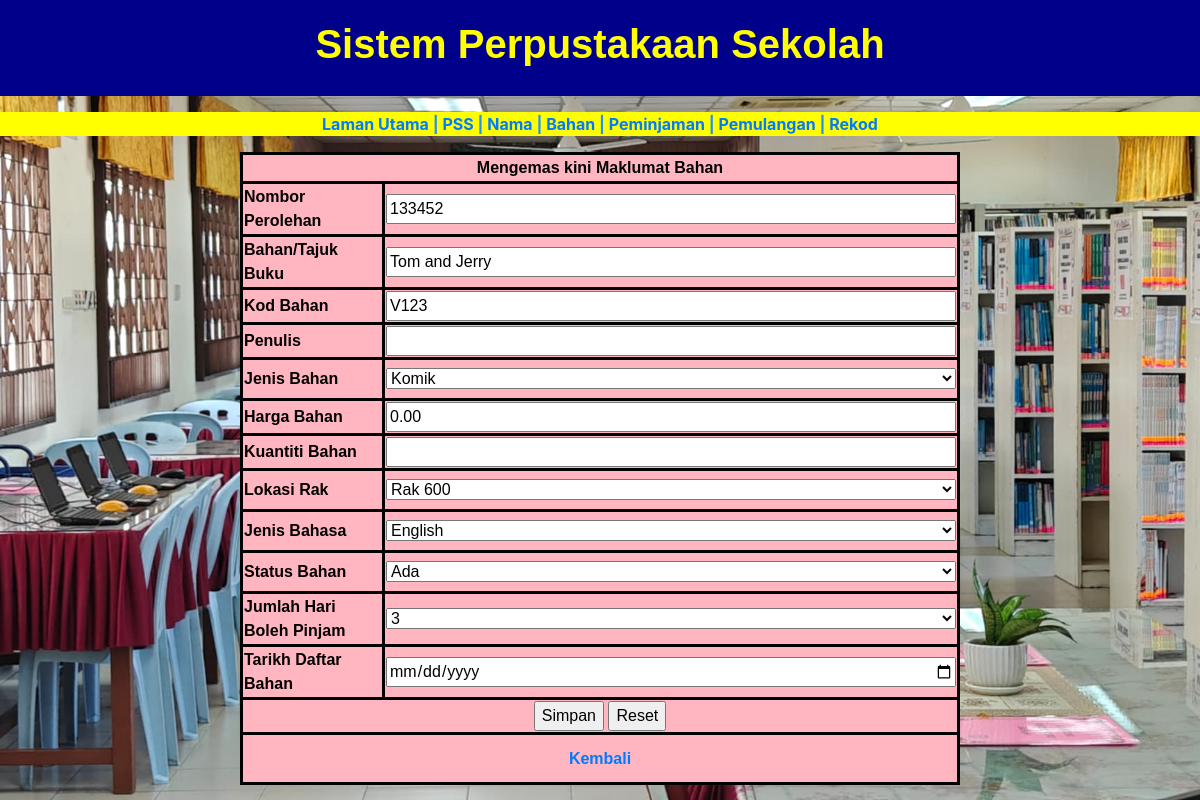
The app's page /library_book_update.php?bookid=133452 with its own data.
### tables this page shows
CREATE TABLE `buku` (
  `book_id` int(11) NOT NULL,
  `no_perolehan` varchar(50) NOT NULL,
  `tajuk` varchar(255) NOT NULL,
  `kod_buku` varchar(50) NOT NULL,
  `penulis` varchar(255) DEFAULT NULL,
  `jenis_buku` varchar(255) NOT NULL,
  `harga` decimal(10,2) DEFAULT NULL,
  `lokasi_rak` varchar(50) NOT NULL,
  `jenis_bahasa` enum('Bahasa Melayu','English','Mandarin','Tamil','Bahasa Arab') NOT NULL,
  `status_buku` enum('Ada','Tiada','Rosak','Hilang','Dipinjam') NOT NULL,
  `jumlah_hari_pinjaman` enum('2','3','Tidak Boleh Dipinjam') NOT NULL,
  `daftar_buku` date DEFAULT NULL
);

### library_book_update.php (the view, shortened to what this page needs)
<?php
include('dblibrary.php');
$sql = "SELECT nama_rak FROM senarai_rak";
$result = $conn->query($sql);
$rakOptions = [];
if ($result->num_rows > 0) {
    while ($row = $result->fetch_assoc()) {
        $rakOptions[] = $row['nama_rak'];
    }
}
$sql = "SELECT jenis_bahan FROM senarai_jenis_buku";
$result = $conn->query($sql);
$jenis_bukuOptions = [];
if ($result->num_rows > 0) {
    while ($row = $result->fetch_assoc()) {
        $jenis_bukuOptions[] = $row['jenis_bahan'];
    }
}
if (isset($_GET['bookid'])) {
    $bookid = $_GET['bookid'];
    $sql = "SELECT * FROM buku WHERE no_perolehan = '$bookid'";
    $result = $conn->query($sql);
    if ($result && $result->num_rows > 0) {
        $rows = $result->fetch_assoc();
        $tajuk1 = $rows['tajuk'];
        $kod = $rows['kod_buku'];
        $tulis = $rows['penulis'];
        $book_type = $rows['jenis_buku'];
        $price = $rows['harga'];
        $location = $rows['lokasi_rak'];
        $bahasa = $rows['jenis_bahasa'];
        $bookstatus = $rows['status_buku'];
        $dayforbook = $rows['jumlah_hari_pinjaman'];
        $book_year = $rows['daftar_buku'];
    } else {
        echo "Tiada buku dijumpai dengan Nombor Perolehan ini";
        exit();
    }
} else {
    echo "Ralat: Tiada Nombor Perolehan diberikan";
    exit();
}
?>
<!DOCTYPE html>
<html lang="en">
  <head>
    <link rel="stylesheet" type="text/css" href="config/css/PSS.css">
    <link href="css/bootstrap-4.4.1.css" rel="stylesheet">
  </head>
  <body>
    <main class="menu_content">
      <header class="PSS_header">
        <h1 align="center"><strong>Sistem Perpustakaan Sekolah</strong></h1>
      </header>
      <p>
      <section class="PSS_section"><strong>
          <a href="library_main_page.php">Laman Utama</a> | <a href="library_senarai_PSS.php">PSS</a> | <a href="library_senarai_nama.php">Nama</a> | <a href="library_Book.php">Bahan</a> | <a href="library_senarai_peminjam.php">Peminjaman</a> | <a href="library_senarai_pulang.php">Pemulangan</a> | <a href="library_History.php">Rekod</a></strong>
      </section></p>
      <form id="form4" name="form4" method="post" enctype="multipart/form-data">
        <table class="form_bahan" width="60%" height="218" border="1" cellpadding="1" cellspacing="1" align="center">
          <tbody>
            <tr>
              <td colspan="2" align="center"><strong>Mengemas kini Maklumat Bahan</strong></td>
            </tr>
            <tr>
              <td width="174" align="left"><strong>Nombor Perolehan</strong></td>
              <td><input type="text" id="bookID" name="bookID" value="<?php echo isset($bookid) ? $bookid : ''; ?>" style="width:570px;" required></td>
            </tr>
            <tr>
              <td align="left"><strong>Bahan/Tajuk Buku</strong></td>
              <td><input type="text" id="txttajuk" name="txttajuk" value="<?php echo isset($tajuk1) ? $tajuk1 : ''; ?>" style="width:570px;"></td>
            </tr>
            <tr>
              <td width="174" align="left"><strong>Kod Bahan</strong></td>
              <td><input type="text" id="txtkod" name="txtkod" value="<?php echo isset($kod) ? $kod : ''; ?>" style="width:570px;"></td>
            </tr>
            <tr>
              <td width="174" align="left"><strong>Penulis</strong></td>
              <td><input type="text" id="txttulis" name="txttulis" value="<?php echo isset($tulis) ? $tulis : ''; ?>" style="width:570px;"></td>
            </tr>
            <tr>
              <td height="41" align="left"><strong>Jenis Bahan</strong></td>
              <td>
                <select name="jenis_buku1" id="jenis_buku1" style="width:570px;">
                  <?php foreach ($jenis_bukuOptions as $jenis_bahan): ?>
                    <option value="<?= $jenis_bahan; ?>" <?= ($book_type == $jenis_bahan) ? 'selected' : ''; ?>><?= $jenis_bahan; ?></option>
                  <?php endforeach; ?>
                </select>
              </td>
            </tr>
            <tr>
              <td width="174" align="left"><strong>Harga Bahan</strong></td>
              <td><input type="text" id="txtprice" name="txtprice" value="<?php echo isset($price) ? $price : ''; ?>" style="width:570px;"></td>
            </tr>
            <tr>
              <td width="174" align="left"><strong>Kuantiti Bahan</strong></td>
              <td><input type="text" id="txtqty" name="txtqty" size="20" value="<?php echo isset($bookqty) ? $bookqty : ''; ?>" style="width:570px;"></td>
            </tr>
            <tr>
              <td height="41" align="left"><strong>Lokasi Rak</strong></td>
              <td>
                <select name="lokasitxt" id="lokasitxt" style="width:570px;">
                  <?php foreach ($rakOptions as $nama_rak): ?>
                    <option value="<?= $nama_rak; ?>" <?= ($location == $nama_rak) ? 'selected' : ''; ?>><?= $nama_rak; ?></option>
                  <?php endforeach; ?>
                </select>
              </td>
            </tr>
            <tr>
              <td height="41" align="left"><strong>Jenis Bahasa</strong></td>
              <td>
                <select name="bahasatxt" id="bahasatxt" style="width:570px;">
                  <?php
                  $enum_values = ["Bahasa Melayu", "English", "Mandarin", "Tamil", "Bahasa Arab"];
                  foreach ($enum_values as $value) {
                      echo '<option value="' . $value . '" ' . ($bahasa == $value ? 'selected' : '') . '>' . $value . '</option>';
                  }
                  ?>
                </select>
              </td>
            </tr>
            <tr>
              <td height="41" align="left"><strong>Status Bahan</strong></td>
              <td>
                <select name="stabuku2" id="stabuku2" style="width:570px;">
                  <?php
                  $enum_values = ["Ada", "Tiada", "Rosak", "Hilang"];
                  foreach ($enum_values as $value) {
                      echo '<option value="' . $value . '" ' . ($bookstatus == $value ? 'selected' : '') . '>' . $value . '</option>';
                  }
                  ?>
                </select>
              </td>
            </tr>
            <tr>
              <td height="41" align="left"><strong>Jumlah Hari Boleh Pinjam</strong></td>
              <td>
                <select name="txthari" id="txthari" style="width:570px;">
                  <?php
                  $enum_values = ["2", "3", "Tidak Boleh Dipinjam"];
                  foreach ($enum_values as $value) {
                      echo '<option value="' . $value . '" ' . ($dayforbook == $value ? 'selected' : '') . '>' . $value . '</option>';
                  }
                  ?>
                </select>
              </td>
            </tr>
            <tr>
              <td align="left"><strong>Tarikh Daftar Bahan</strong></td>
              <td><input type="date" id="date_book" name="date_book" value="<?php echo isset($book_year) ? $book_year : ''; ?>" style="width:570px;"></td>
            </tr>
            <tr>
              <td colspan="2" align="center">
                <input type="submit" name="SaveChanges" value="Simpan">
                <input type="reset" value="Reset">
              </td>
            </tr>
            <tr>
              <td colspan="2" align="center" height="50">
                <strong><a href="library_Book.php">Kembali</a></strong>
              </td>
            </tr>
          </tbody>
        </table>
      </form>
    </main>
  </body>
</html>

### config/css/PSS.css (style rules this page uses)
body { font-family: Arial, sans-serif; margin: 0; padding: 0; background-color: #f8f9fa; }
.PSS_header { text-align: center; background-color: darkblue; padding: 20px; }
.PSS_header h1 { font-family: Arial, sans-serif; font-weight: 400; color: yellow; }
.PSS_section { color: dodgerblue; background-color: yellow; text-align: center; text-decoration-color: black; }
.form_bahan { font-family: Arial, sans-serif; color: black; background-color: lightpink; text-align: center; }
table, th, td { border: 3px solid black; border-collapse: collapse; }

### records on screen
buku: txttajuk "Tom and Jerry", txtkod "V123", jenis_buku1 "Komik", txtprice "0.00", lokasitxt "Rak 600", bahasatxt "English", stabuku2 "Ada", txthari "3"
